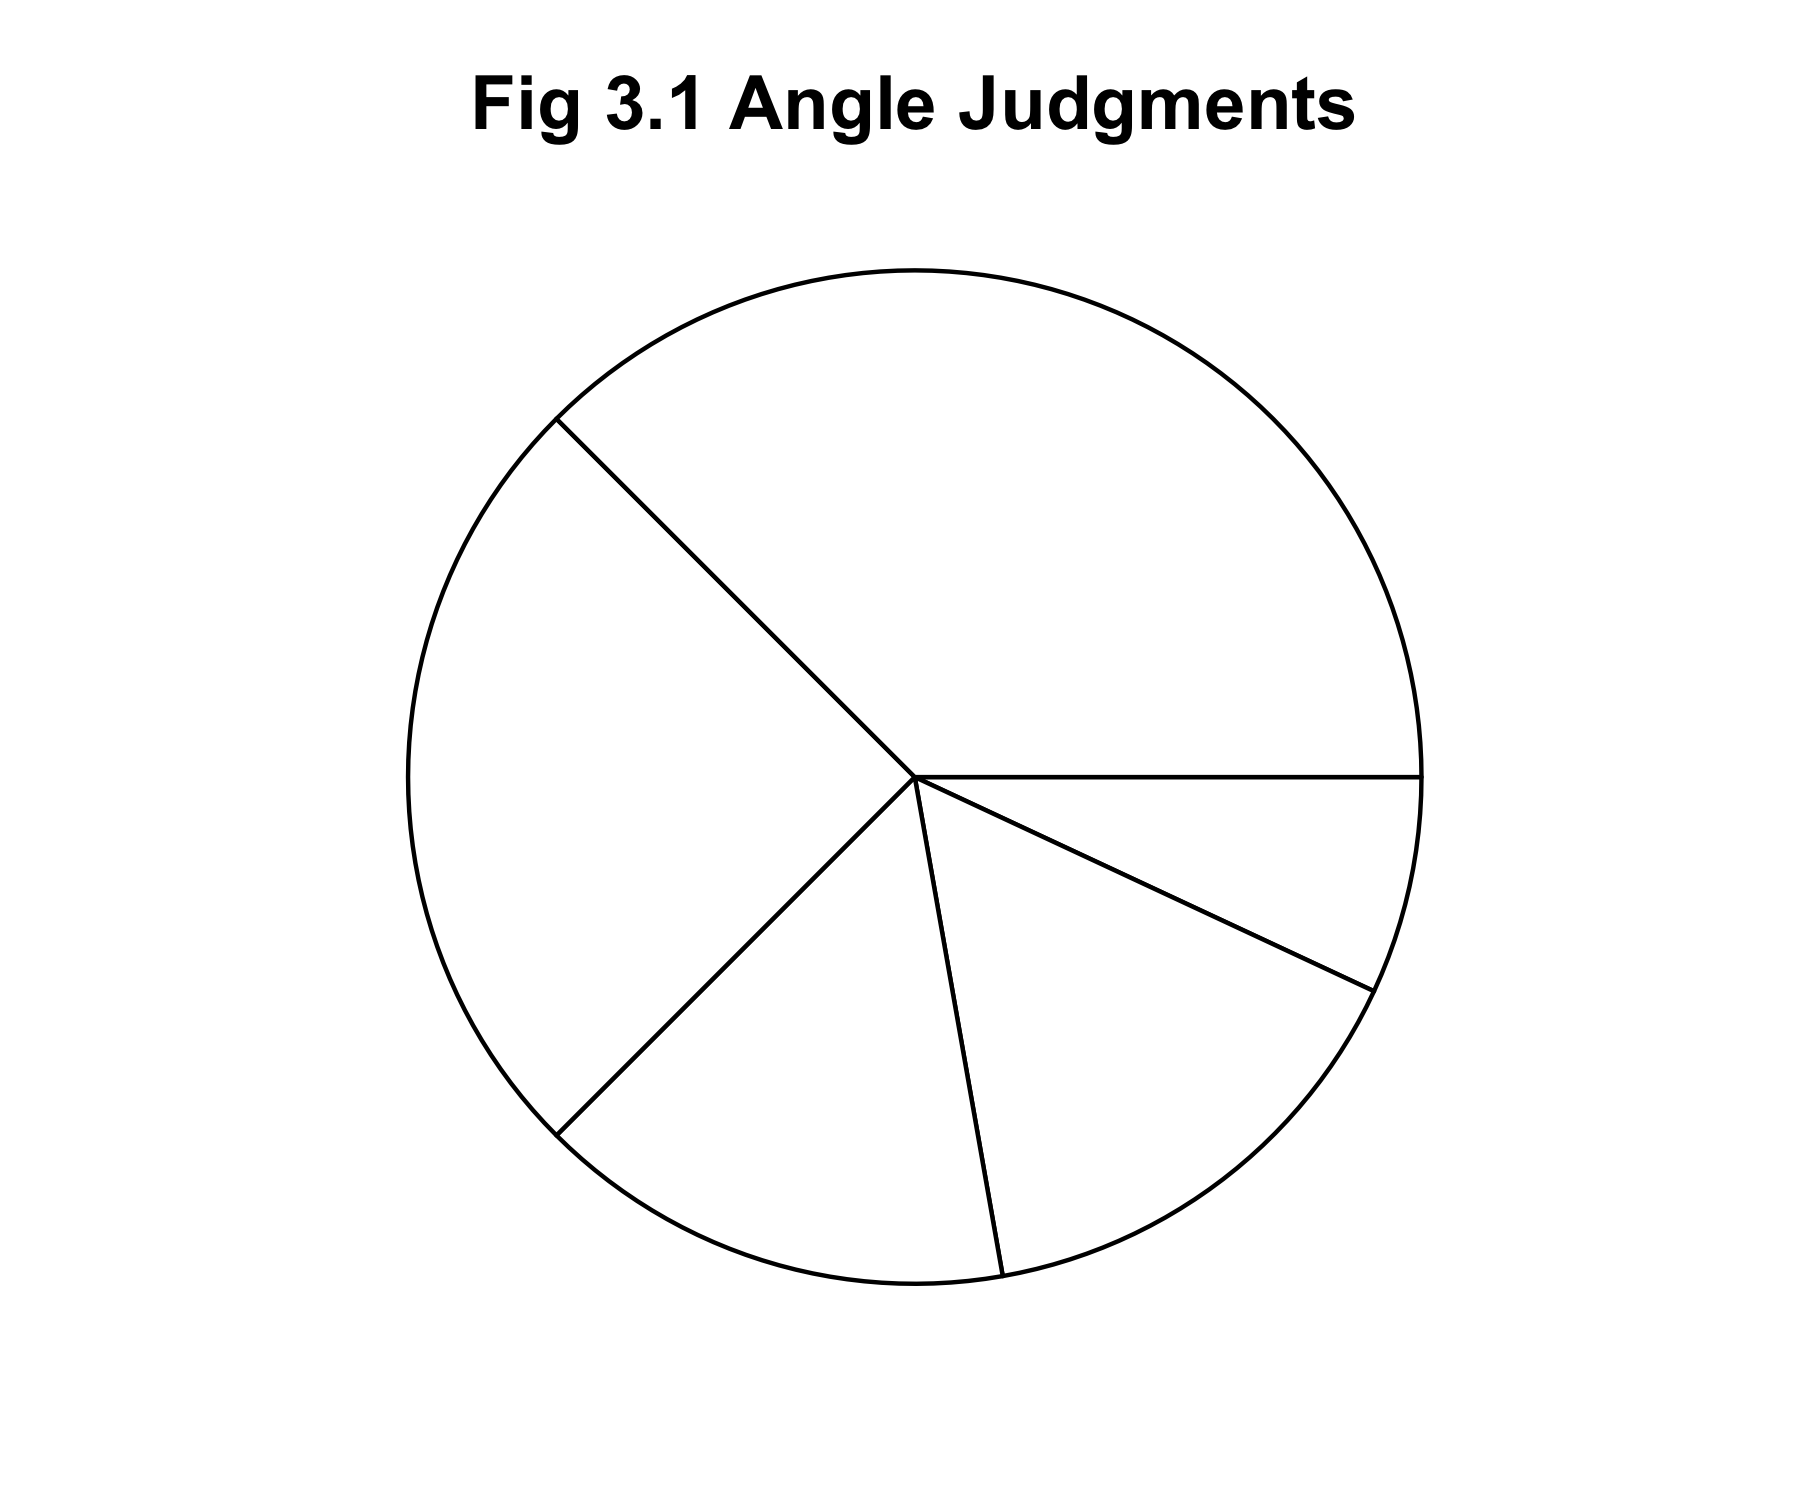

Source code (R):
library(ggplot2)

this_base <- "fig03-01_angle-judgments"

my_data <- data.frame(
  variable = c("A", "B","C","D","E"), 
  value = c(25, 55, 55, 90, 135) / 360)

p <- ggplot(my_data, aes(x = factor(1), fill = variable, weight = value)) +
  geom_bar(width = 1, show_guide = FALSE, colour = 'black') + 
  coord_polar(theta = "y", start = (1/2)*pi) +
  scale_fill_manual("variable" ,values = c(rep('white', 5))) + 
  ggtitle("Fig 3.1 Angle Judgments") +
  theme_bw() + 
  theme(panel.grid.major = element_blank(),
        panel.grid.minor = element_blank(),
        plot.title = element_text(size = rel(1.5), face = "bold"),
        panel.border = element_blank(),
        axis.title = element_blank(), 
        axis.text = element_blank(),
        axis.ticks = element_blank())

p

ggsave(paste0(this_base, ".png"), 
       p, width = 6, height = 5)

